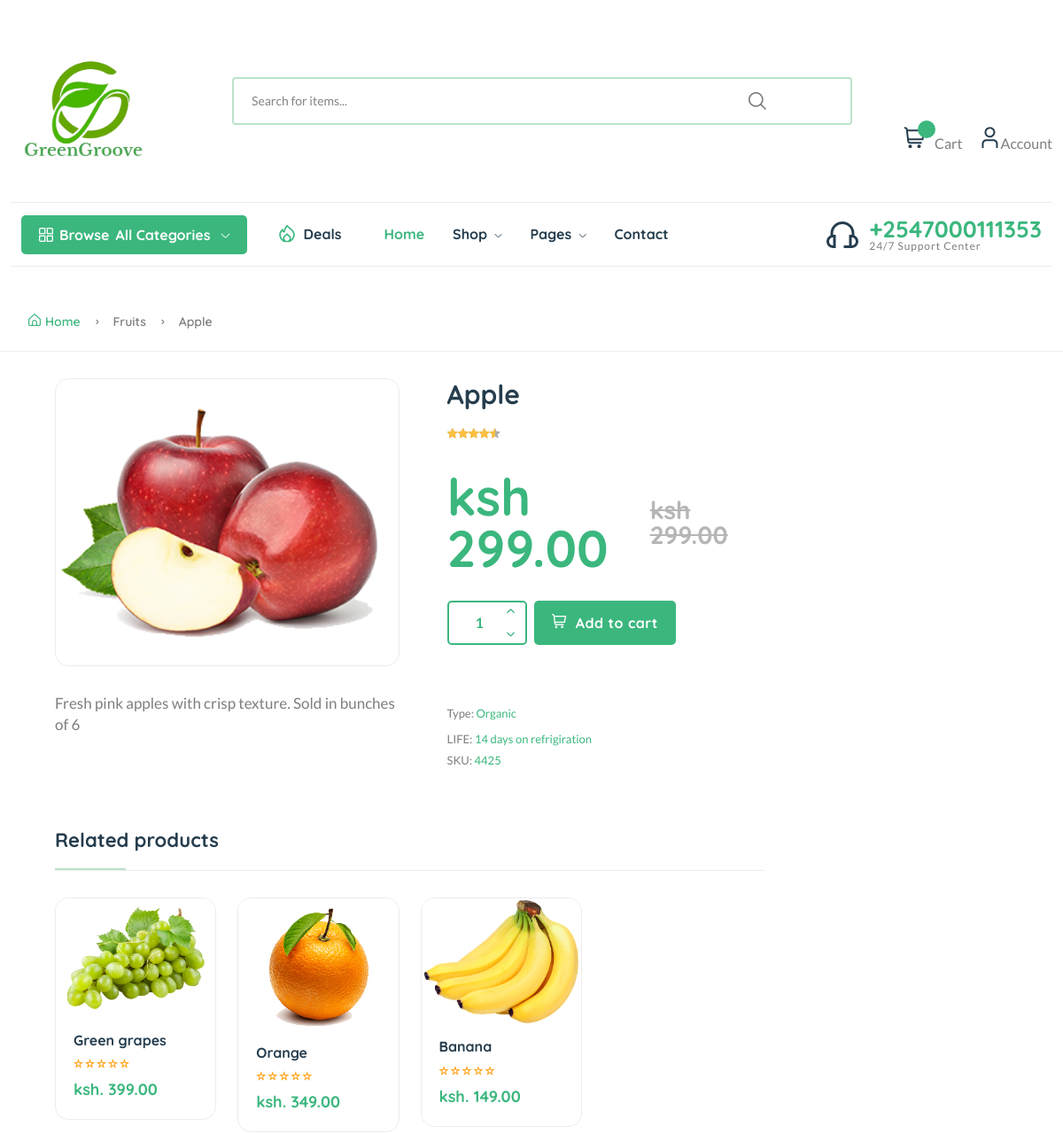
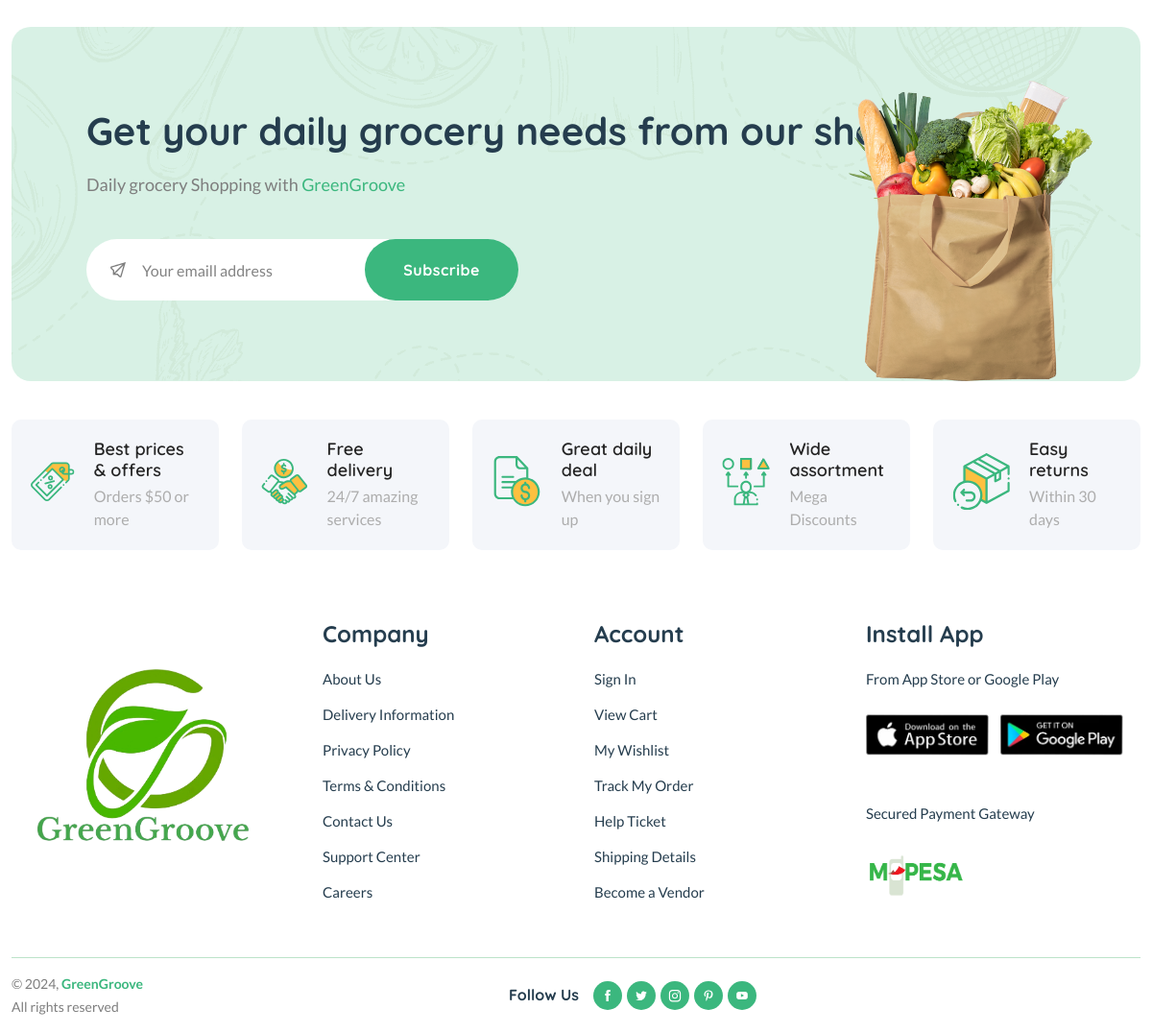
Screenshot of /product/apple/ with the database file from the repository (2 pictures, top to bottom).
### store/models.py (models this page shows, shortened)
class Product(models.Model):
    title = models.CharField(max_length=150, verbose_name="Product Title")
    slug = models.SlugField(max_length=160, verbose_name="Product Slug")
    sku = models.CharField(max_length=255, unique=True, verbose_name="Unique Product ID (SKU)")
    short_description = models.TextField(verbose_name="Short Description")
    detail_description = models.TextField(blank=True, null=True, verbose_name="Detail Description")
    product_image = models.ImageField(upload_to='product', blank=True, null=True, verbose_name="Product Image")
    price = models.DecimalField(max_digits=8, decimal_places=2)
    category = models.ForeignKey(Category, verbose_name="Product Categoy", on_delete=models.CASCADE)
    is_active = models.BooleanField(verbose_name="Is Active?")
    is_featured = models.BooleanField(verbose_name="Is Featured?")
    created_at = models.DateTimeField(auto_now_add=True, verbose_name="Created Date")
    updated_at = models.DateTimeField(auto_now=True, verbose_name="Updated Date")
    class Meta:
        verbose_name_plural = 'Products'
        ordering = ('-created_at', )

class Category(models.Model):
    title = models.CharField(max_length=50, verbose_name="Category Title")
    slug = models.SlugField(max_length=55, verbose_name="Category Slug")
    description = models.TextField(blank=True, verbose_name="Category Description")
    category_image = models.ImageField(upload_to='category', blank=True, null=True, verbose_name="Category Image")
    is_active = models.BooleanField(verbose_name="Is Active?")
    is_featured = models.BooleanField(verbose_name="Is Featured?")
    created_at = models.DateTimeField(auto_now_add=True, verbose_name="Created Date")
    updated_at = models.DateTimeField(auto_now=True, verbose_name="Updated Date")
    class Meta:
        verbose_name_plural = 'Categories'
        ordering = ('-created_at', )
    def __str__(self):
        return self.title

### store/views.py (the view)
# urls.py: path('product/<slug:slug>/', views.detail, name="product-detail"),
def detail(request, slug):
    product = get_object_or_404(Product, slug=slug)
    related_products = Product.objects.exclude(id=product.id).filter(is_active=True, category=product.category)
    context = {
        'product': product,
        'related_products': related_products,
    }
    return render(request, 'store/detail.html', context)

### templates/store/detail.html (shortened to what this page needs)
{% extends 'base.html' %}
{% load static %}
    {% block content %}
    <main class="main">
      <div class="page-header breadcrumb-wrap">
          <div class="container">
              <div class="breadcrumb">
                  <a href="{% url 'store:home' %}" rel="nofollow"><i class="fi-rs-home mr-5"></i>Home</a>
                  <span></span> {{product.category}} <span></span> {{product.title}}
              </div>
          </div>
      </div>
      <div class="container mb-30">
          <div class="row">
              <div class="col-xl-11 col-lg-12 m-auto">
                  <div class="row">
                      <div class="col-xl-9">
                          <div class="product-detail accordion-detail">
                              <div class="row mb-50 mt-30">
                                  <div class="col-md-6 col-sm-12 col-xs-12 mb-md-0 mb-sm-5">
                                      <div class="detail-gallery">
                                          <div class="product-image-slider">
                                                  <img src="{{product.product_image.url}}" alt="product image" />
                                          </div>
                                          <div class="short-desc mb-30">
                                              <p class="font-lg">{{product.detail_description}}</p>
                                          </div>
                                      </div>
                                  </div>
                                  <div class="col-md-6 col-sm-12 col-xs-12">
                                      <div class="detail-info pr-30 pl-30">
                                          <h2 class="title-detail">{{product.title}}</h2>
                                          <div class="product-detail-rating">
                                              <div class="product-rate-cover text-end">
                                                  <div class="product-rate d-inline-block">
                                                      <div class="product-rating" style="width: 90%"></div>
                                                  </div>
                                              </div>
                                          </div>
                                          <div class="clearfix product-price-cover">
                                              <div class="product-price primary-color float-left">
                                                  <span class="current-price text-brand">ksh {{product.price}}</span>
                                                  <span>
                                                      <span class="old-price font-md ml-15">ksh {{product.price}}</span>
                                                  </span>
                                              </div>
                                          </div>
                                          <div class="detail-extralink mb-50">
                                              <div class="detail-qty border radius">
                                                  <a href="#" class="qty-down"><i class="fi-rs-angle-small-down"></i></a>
                                                  <span class="qty-val">1</span>
                                                  <a href="#" class="qty-up"><i class="fi-rs-angle-small-up"></i></a>
                                              </div>
                                              <div class="product-extra-link2">
                                                  <button type="submit" class="button button-add-to-cart"><i class="fi-rs-shopping-cart"></i>Add to cart</button>
                                              </div>
                                          </div>
                                          <div class="font-xs">
                                              <ul class="mr-50 float-start">
                                                  <li class="mb-5">Type: <span class="text-brand">Organic</span></li>
                                                  <li>LIFE: <span class="text-brand">14 days on refrigiration</span></li>
                                                  <li class="mb-5">SKU: <a href="#">{{product.sku}}</a></li>
                                              </ul>
                                          </div>
                                      </div>
                                  </div>
                              </div>
                              <div class="row mt-60">
                                  <div class="col-12">
                                      <h2 class="section-title style-1 mb-30">Related products</h2>
                                  </div>
                                  <div class="col-12">
                                      <div class="row related-products">
                                        {% if related_products %}
                                          {% for rp in related_products %}
                                          <div class="col-lg-3 col-md-4 col-12 col-sm-6">
                                              <div class="product-cart-wrap hover-up">
                                                  <div class="product-img-action-wrap">
                                                      <div class="product-img product-img-zoom">
                                                          <a href="{% url 'store:product-detail' rp.slug %}" tabindex="0">
                                                              <img class="default-img" src="{{rp.product_image.url}}" alt="" />
                                                          </a>
                                                      </div>
                                                  </div>
                                                  <div class="product-content-wrap">
                                                      <h2><a href="{% url 'store:product-detail' rp.slug %}" tabindex="0">{{rp.title}}</a></h2>
                                                      <div class="rating-result" title="90%">
                                                      </div>
                                                      <div class="product-price">
                                                          <span>ksh. {{rp.price}}</span>
                                                      </div>
                                                  </div>
                                              </div>
                                          </div>
                                          {% endfor %}
                                        {% endif %}
                                      </div>
                                  </div>
                              </div>
                          </div>
                      </div>
                  </div>
              </div>
          </div>
      </div>
  </main>
      {% endblock content %}

### rows the page displays
Product: category "Fruits", title "Apple", product_image (picture), detail_description "Fresh pink apples with crisp texture. Sold in bunches of 6", price "299.00", sku "4425"
Product: product_image (picture), title "Green grapes", price "399.00"
Product: product_image (picture), title "Orange", price "349.00"
Product: product_image (picture), title "Banana", price "149.00"
